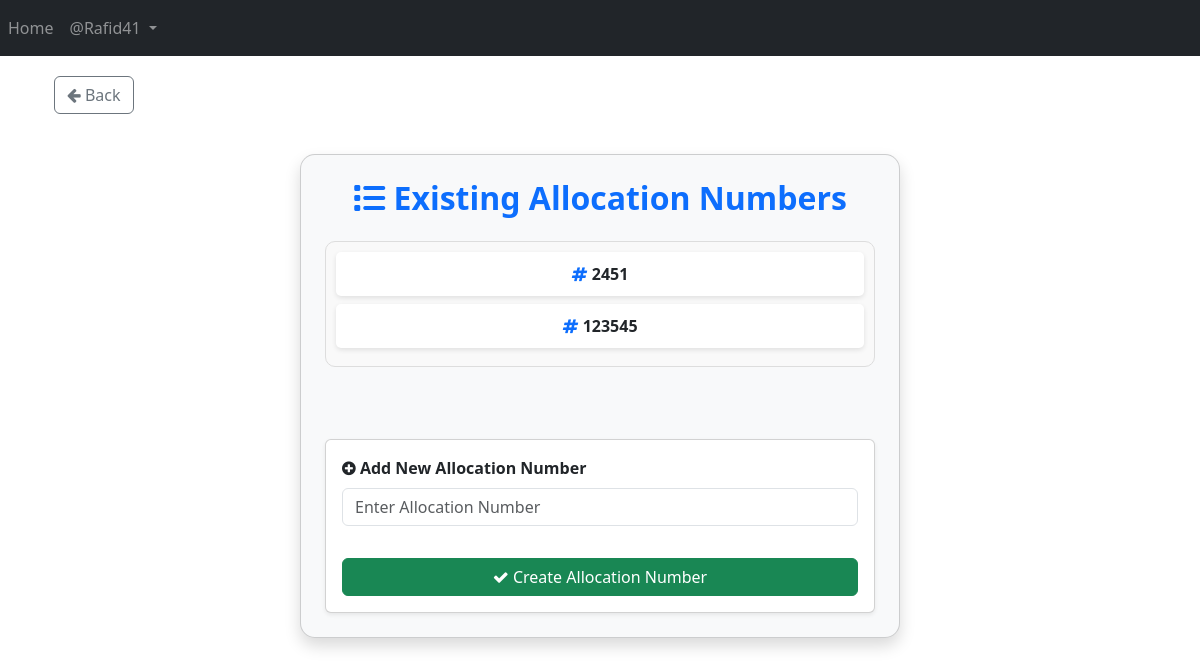
/allocation/view_allocation_numbers/ (signed in), run on an earlier commit of the app's database.
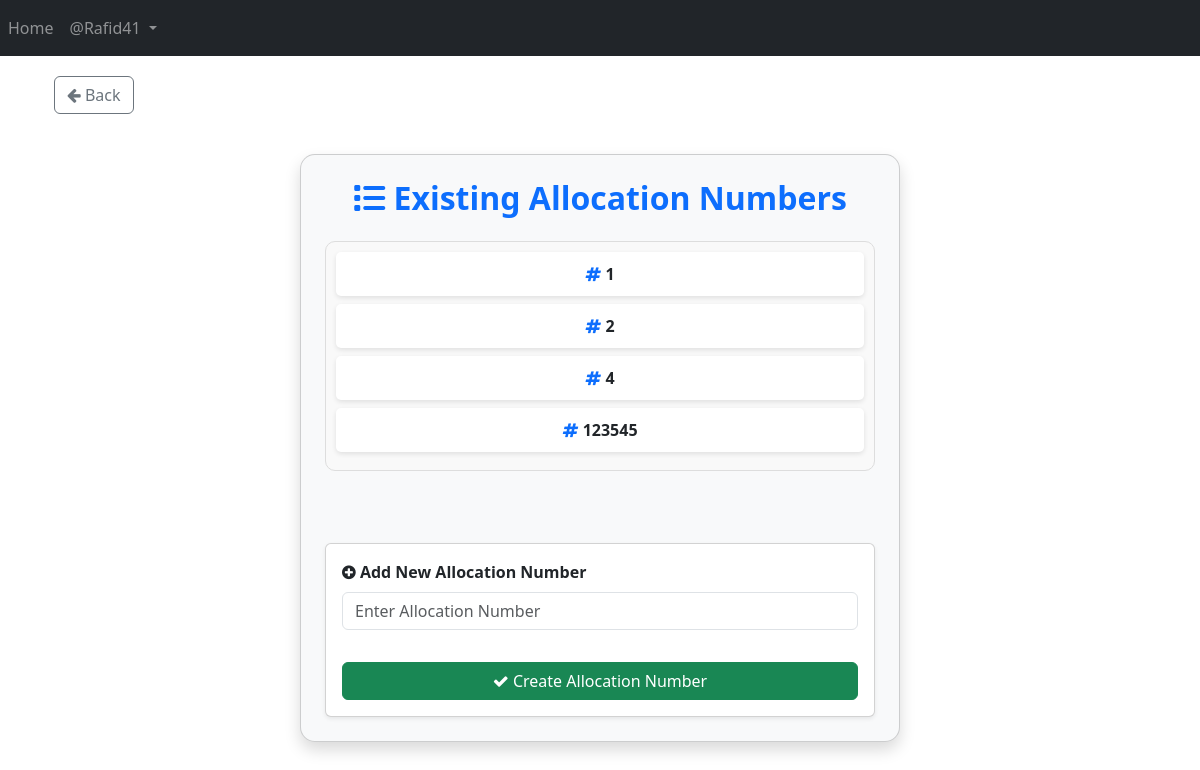
And on a later commit of the database.
### App_Allocation/models.py (models this page shows, shortened)
class Allocation_Number(models.Model):
    allocation_no = models.IntegerField(unique=True)  # Unique allocation number

### App_Allocation/views/view_allocation_numbers_and_Add_New.py (the view, shortened to what this page needs)
# urls.py: path("view_allocation_numbers/", views.view_allocation_numbers_and_Add_New, name="view_allocation_numbers_and_Add_New"),
@login_required
def view_allocation_numbers_and_Add_New(request):
    allocation_numbers = Allocation_Number.objects.all().order_by("allocation_no")
    return render(
        request,
        "App_Allocation/view_allocation_numbers_and_Add_New.html",
        {"allocation_numbers": allocation_numbers},
    )

### templates/App_Allocation/view_allocation_numbers_and_Add_New.html (shortened to what this page needs)
{% extends 'base.html' %}
{% load crispy_forms_tags %}
{% load static %}
{% block body_block %}
<div class="container mt-.5">
    <a href="{% url 'App_Allocation:allocation_page' %}" class="btn btn-outline-secondary">
        <i class="fa fa-arrow-left"></i> Back
    </a>
</div>
<div class="container card-container card p-4 shadow bg-light">
    <h2 class="text-center text-primary"><i class="fas fa-list"></i> <b>Existing Allocation Numbers</b></h2>
    <div class="list-container mt-3 mb-4">
        {% for allocation in allocation_numbers %}
            <div class="list-item">
                <i class="fa fa-hashtag text-primary"></i> {{ allocation.allocation_no }}
            </div>
        {% empty %}
            <p class="text-center text-muted">No Allocation Numbers available.</p>
        {% endfor %}
    </div>
    <br>
    <form method="post" class="card p-3 shadow-sm mt-4">
        <div class="form-group">
            <label for="allocation_no" class="fw-bold"><i class="fa fa-plus-circle"></i> <b>Add New Allocation Number</b></label>
            <input type="text" name="allocation_no" class="form-control" required placeholder="Enter Allocation Number">
        </div>
        <button type="submit" class="btn btn-success mt-3 w-100">
            <i class="fa fa-check"></i> Create Allocation Number
        </button>
    </form>
</div>
{% endblock %}

What changed in the data, as far as the page shows it:
removed Allocation_Number: allocation_no "2451"
added Allocation_Number: allocation_no "1"
added Allocation_Number: allocation_no "2"
added Allocation_Number: allocation_no "4"
